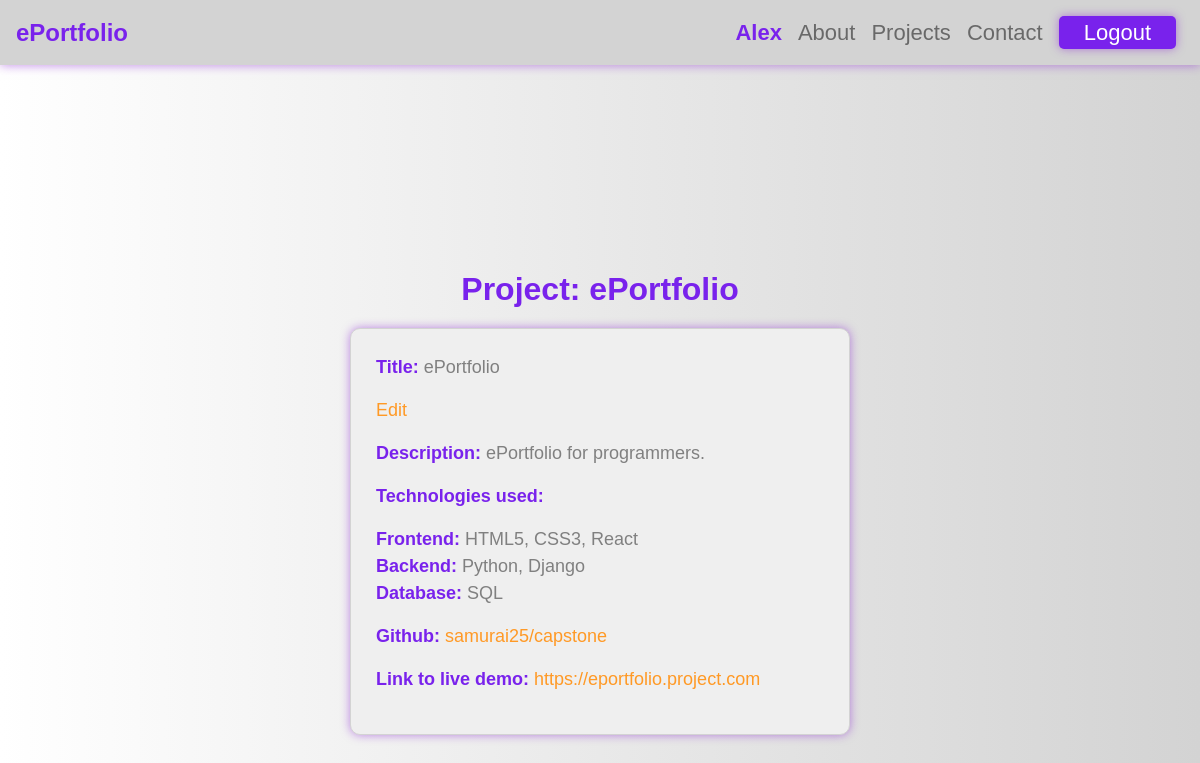
/project/1/ (signed in), run on the app's committed database.
### capstone/models.py (models this page shows, shortened)
class User(AbstractUser):
    last_login = models.DateTimeField(null=True, blank=True)

class Project(models.Model):
    user = models.ForeignKey(User, on_delete=models.CASCADE, related_name="projects")
    title = models.CharField(max_length=100)
    description = models.TextField(blank=True)
    frontend = models.CharField(max_length=200, default="", blank=True)
    backend = models.CharField(max_length=200, default="", blank=True)
    database = models.CharField(max_length=200, default="", blank=True)
    github = models.CharField(max_length=200, default="", blank=True)
    link_to_live_demo = models.URLField(max_length=500, blank=True, null=True)
    image = models.ImageField(upload_to="images/", blank=True, null=True, verbose_name="image")
    created_at = models.DateTimeField(auto_now_add=True)
    updated_at = models.DateTimeField(auto_now=True)

### capstone/views.py (the view)
# urls.py: path('project/<int:project_id>/', views.project, name='project'),
@login_required
def project(request, project_id):
    if project_id:
        project = Project.objects.get(pk=project_id)
        return render(request, 'capstone/project.html', {'project': project})
    else:
        return redirect('capstone:index')

### capstone/templates/capstone/project.html
{% extends "base.html" %}
{% block content %}
<div class="header">
    <h2>Project: {{project.title}}</h2>
</div>
{% if user.is_authenticated %}
<div class="project_div">
    <p><strong>Title:</strong> {{project.title}}</p>
    <p><a href="{% url 'capstone:edit_project' project.id %}">Edit</a></p>
    <p><strong>Description:</strong> {{project.description}}</p>
    <p><strong>Technologies used:</strong></p>
    <ul>
        {% if project.frontend %}
            <li><strong>Frontend: </strong>{{project.frontend}}</li>
        {% endif %}
        {% if project.backend %}
            <li><strong>Backend: </strong>{{project.backend}}</li>
        {% endif %}
        {% if project.database %}
            <li><strong>Database: </strong>{{project.database}}</li>
        {% endif %}
    </ul>
    {% if project.github %}
        <p><strong>Github: </strong><a href={{project.github}}>{{project.github}}</a></p>
    {% endif %}
    {% if project.link_to_live_demo %}
        <p><strong>Link to live demo: </strong><a href={{project.link_to_live_demo}}>{{project.link_to_live_demo}}</a></p>
    {% endif %}
</div>
{% endif %}
{% endblock %}

### capstone/templates/base.html (shortened to what this page needs)
{% load static %}
<!DOCTYPE html>
<html lang="en">
    <head>
        <link rel="stylesheet" href="https://cdn.jsdelivr.net/npm/bootstrap-icons@1.11.3/font/bootstrap-icons.min.css">
        <link rel="stylesheet" href="https://stackpath.bootstrapcdn.com/bootstrap/4.4.1/css/bootstrap.min.css">
        <link rel="stylesheet" type="text/css" href="{% static 'capstone/styles.css' %}">
    </head>
    <body>
        <nav class="navbar navbar-expand-lg navbar-light bg-light">
            <a class="navbar-brand" href="{% url 'index' %}">ePortfolio</a>
            <div>
              <ul class="navbar-nav mr-auto">
                {% if user.is_authenticated %}
                    <li class="nav-item">
                        <a class="nav-link" href="{% url 'capstone:profile' %}">
                            <span style="font-weight: bold;">{{user.username}}</span>
                        </a>
                    </li>
                    <li class="nav-item">
                        <a class="nav-link" id="about" href="{% url 'capstone:about' user.username %}">About</a>
                    </li>
                    <li class="nav-item">
                    <a class="nav-link" id="projects" href="{% url 'capstone:projects' user.username %}">Projects</a>
                    </li>
                    <li class="nav-item">
                        <a class="nav-link" id="contact" href="{% url 'capstone:contact' user.username %}">Contact</a>
                    </li>
                    <li class="nav-item">
                        <form class="nav-link" action="{% url 'logout' %}" method="post">
                            <button type="submit" id="logout" class="logout">Logout</button>
                        </form>
                    </li>
                {% endif %}
              </ul>
            </div>
          </nav>
        {% block content %}{% endblock %}
    </body>
</html>

### capstone/static/capstone/styles.css (style rules this page uses)
* { box-sizing: border-box; margin: 0; padding: 0; }
:root { --primary-color: rgb(121, 34, 236); --secondary-color: rgb(96, 0, 222); --light-color: lightgray; --dark-color: gray; --box-shadow: 0 0 10px rgba(133, 23, 212, 0.5); }
html { height: 100%; }
body { font-family: Arial, sans-serif; text-align: center; color: var(--primary-color); background: linear-gradient(to left, var(--light-color), rgba(255, 255, 255, 0.5)); padding: 20px 0; }
.navbar-brand { color: var(--primary-color) !important; font-weight: bold; font-size: 24px; }
.navbar { position: fixed; top: 0; box-shadow: var(--box-shadow); width: 100%; height: 75px; font-size: 18px; background-color: var(--light-color) !important; display: flex; justify-content: space-between; z-index: 2; }
.navbar button { background-color: var(--light-color); border: none; cursor: pointer; color: var(--dark-color); outline: none; }
.navbar-nav span { color: var(--primary-color); font-weight: bold; }
.nav-link { font-size: 22px; }
.header { margin-top: 250px; }
.header h2 { font-weight: bold; }
#logout { padding: 0 25px; border-radius: 5px; border: none; background-color: var(--primary-color); color: white; outline: none; box-shadow: var(--box-shadow); }
a { text-decoration: none !important; color: rgb(255, 153, 37); font-size: 18px; }
.project_div { background-color: rgb(239, 239, 239); text-align: left; width: 500px; height: auto; margin: 0 auto; padding: 25px; margin-top: 20px; font-size: 18px; border-radius: 10px; border: 1px solid var(--light-color); box-shadow: var(--box-shadow); color: var(--dark-color);; }
.project_div strong { color: var(--primary-color); }
.project_div ul { list-style-type: none; padding: 0; }
@media only screen and (min-width: 640px) { .navbar { height: auto; } }

### data on the page
User: username "Alex"
Project: title "ePortfolio", description "ePortfolio for programmers.", frontend "HTML5, CSS3, React", backend "Python, Django", database "SQL", github "samurai25/capstone", link_to_live_demo "https://eportfolio.project.com"
